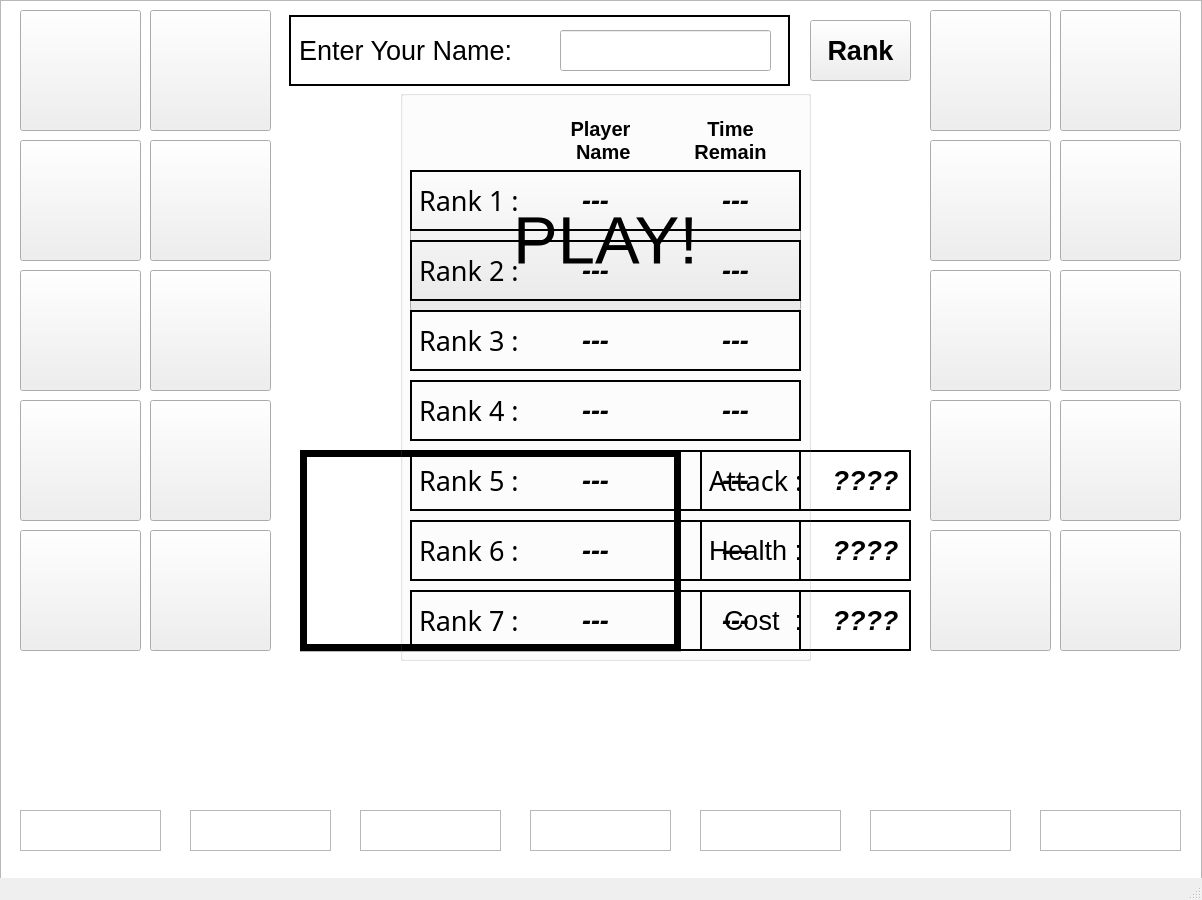
<?xml version="1.0" encoding="UTF-8"?>
<ui version="4.0">
 <class>MainWindow</class>
 <widget class="QMainWindow" name="MainWindow">
  <property name="geometry">
   <rect>
    <x>0</x>
    <y>0</y>
    <width>1202</width>
    <height>900</height>
   </rect>
  </property>
  <property name="windowTitle">
   <string>Project2</string>
  </property>
  <property name="windowIcon">
   <iconset resource="images.qrc">
    <normaloff>:/images/Icon.png</normaloff>:/images/Icon.png</iconset>
  </property>
  <widget class="QWidget" name="centralWidget">
   <widget class="QLabel" name="name_Label">
    <property name="geometry">
     <rect>
      <x>299</x>
      <y>35</y>
      <width>251</width>
      <height>31</height>
     </rect>
    </property>
    <property name="font">
     <font>
      <pointsize>20</pointsize>
     </font>
    </property>
    <property name="text">
     <string>Enter Your Name:</string>
    </property>
   </widget>
   <widget class="QLineEdit" name="name_lineEdit">
    <property name="geometry">
     <rect>
      <x>560</x>
      <y>30</y>
      <width>211</width>
      <height>41</height>
     </rect>
    </property>
    <property name="font">
     <font>
      <pointsize>20</pointsize>
     </font>
    </property>
    <property name="text">
     <string/>
    </property>
   </widget>
   <widget class="MouseButton" name="card_3">
    <property name="geometry">
     <rect>
      <x>20</x>
      <y>140</y>
      <width>121</width>
      <height>121</height>
     </rect>
    </property>
    <property name="text">
     <string/>
    </property>
   </widget>
   <widget class="MouseButton" name="card_1">
    <property name="geometry">
     <rect>
      <x>20</x>
      <y>10</y>
      <width>121</width>
      <height>121</height>
     </rect>
    </property>
    <property name="text">
     <string/>
    </property>
   </widget>
   <widget class="MouseButton" name="card_2">
    <property name="geometry">
     <rect>
      <x>150</x>
      <y>10</y>
      <width>121</width>
      <height>121</height>
     </rect>
    </property>
    <property name="text">
     <string/>
    </property>
   </widget>
   <widget class="MouseButton" name="card_4">
    <property name="geometry">
     <rect>
      <x>150</x>
      <y>140</y>
      <width>121</width>
      <height>121</height>
     </rect>
    </property>
    <property name="text">
     <string/>
    </property>
   </widget>
   <widget class="MouseButton" name="card_5">
    <property name="geometry">
     <rect>
      <x>20</x>
      <y>270</y>
      <width>121</width>
      <height>121</height>
     </rect>
    </property>
    <property name="text">
     <string/>
    </property>
   </widget>
   <widget class="MouseButton" name="card_6">
    <property name="geometry">
     <rect>
      <x>150</x>
      <y>270</y>
      <width>121</width>
      <height>121</height>
     </rect>
    </property>
    <property name="text">
     <string/>
    </property>
   </widget>
   <widget class="MouseButton" name="card_7">
    <property name="geometry">
     <rect>
      <x>20</x>
      <y>400</y>
      <width>121</width>
      <height>121</height>
     </rect>
    </property>
    <property name="text">
     <string/>
    </property>
   </widget>
   <widget class="MouseButton" name="card_8">
    <property name="geometry">
     <rect>
      <x>150</x>
      <y>400</y>
      <width>121</width>
      <height>121</height>
     </rect>
    </property>
    <property name="text">
     <string/>
    </property>
   </widget>
   <widget class="QTextBrowser" name="card_display_1">
    <property name="geometry">
     <rect>
      <x>20</x>
      <y>810</y>
      <width>141</width>
      <height>41</height>
     </rect>
    </property>
    <property name="font">
     <font>
      <pointsize>15</pointsize>
      <weight>75</weight>
      <bold>true</bold>
     </font>
    </property>
   </widget>
   <widget class="QTextBrowser" name="card_display_2">
    <property name="geometry">
     <rect>
      <x>190</x>
      <y>810</y>
      <width>141</width>
      <height>41</height>
     </rect>
    </property>
    <property name="font">
     <font>
      <pointsize>15</pointsize>
      <weight>75</weight>
      <bold>true</bold>
     </font>
    </property>
   </widget>
   <widget class="QTextBrowser" name="card_display_3">
    <property name="geometry">
     <rect>
      <x>360</x>
      <y>810</y>
      <width>141</width>
      <height>41</height>
     </rect>
    </property>
    <property name="font">
     <font>
      <pointsize>15</pointsize>
      <weight>75</weight>
      <bold>true</bold>
     </font>
    </property>
   </widget>
   <widget class="QTextBrowser" name="card_display_4">
    <property name="geometry">
     <rect>
      <x>530</x>
      <y>810</y>
      <width>141</width>
      <height>41</height>
     </rect>
    </property>
    <property name="font">
     <font>
      <pointsize>15</pointsize>
      <weight>75</weight>
      <bold>true</bold>
     </font>
    </property>
   </widget>
   <widget class="QPushButton" name="playButton">
    <property name="geometry">
     <rect>
      <x>410</x>
      <y>170</y>
      <width>391</width>
      <height>141</height>
     </rect>
    </property>
    <property name="font">
     <font>
      <pointsize>50</pointsize>
      <kerning>true</kerning>
     </font>
    </property>
    <property name="text">
     <string>PLAY!</string>
    </property>
   </widget>
   <widget class="QGraphicsView" name="background">
    <property name="geometry">
     <rect>
      <x>0</x>
      <y>0</y>
      <width>1202</width>
      <height>900</height>
     </rect>
    </property>
   </widget>
   <widget class="QTextBrowser" name="card_display_5">
    <property name="geometry">
     <rect>
      <x>700</x>
      <y>810</y>
      <width>141</width>
      <height>41</height>
     </rect>
    </property>
    <property name="font">
     <font>
      <pointsize>15</pointsize>
      <weight>75</weight>
      <bold>true</bold>
     </font>
    </property>
   </widget>
   <widget class="QTextBrowser" name="card_display_6">
    <property name="geometry">
     <rect>
      <x>870</x>
      <y>810</y>
      <width>141</width>
      <height>41</height>
     </rect>
    </property>
    <property name="font">
     <font>
      <pointsize>15</pointsize>
      <weight>75</weight>
      <bold>true</bold>
     </font>
    </property>
   </widget>
   <widget class="QTextBrowser" name="card_display_7">
    <property name="geometry">
     <rect>
      <x>1040</x>
      <y>810</y>
      <width>141</width>
      <height>41</height>
     </rect>
    </property>
    <property name="font">
     <font>
      <pointsize>15</pointsize>
      <weight>75</weight>
      <bold>true</bold>
     </font>
    </property>
   </widget>
   <widget class="MouseButton" name="card_10">
    <property name="geometry">
     <rect>
      <x>150</x>
      <y>530</y>
      <width>121</width>
      <height>121</height>
     </rect>
    </property>
    <property name="text">
     <string/>
    </property>
   </widget>
   <widget class="QGraphicsView" name="name_bg">
    <property name="geometry">
     <rect>
      <x>289</x>
      <y>15</y>
      <width>501</width>
      <height>71</height>
     </rect>
    </property>
    <property name="frameShape">
     <enum>QFrame::WinPanel</enum>
    </property>
    <property name="frameShadow">
     <enum>QFrame::Plain</enum>
    </property>
    <property name="lineWidth">
     <number>3</number>
    </property>
    <property name="midLineWidth">
     <number>1</number>
    </property>
   </widget>
   <widget class="QLabel" name="miniondata_label_1">
    <property name="geometry">
     <rect>
      <x>700</x>
      <y>450</y>
      <width>211</width>
      <height>61</height>
     </rect>
    </property>
    <property name="font">
     <font>
      <family>Sans Serif</family>
      <pointsize>20</pointsize>
      <weight>50</weight>
      <bold>false</bold>
     </font>
    </property>
    <property name="frameShape">
     <enum>QFrame::WinPanel</enum>
    </property>
    <property name="text">
     <string>Attack :</string>
    </property>
   </widget>
   <widget class="QLabel" name="miniondata_label_2">
    <property name="geometry">
     <rect>
      <x>700</x>
      <y>520</y>
      <width>211</width>
      <height>61</height>
     </rect>
    </property>
    <property name="font">
     <font>
      <pointsize>20</pointsize>
     </font>
    </property>
    <property name="frameShape">
     <enum>QFrame::WinPanel</enum>
    </property>
    <property name="text">
     <string>Health :</string>
    </property>
   </widget>
   <widget class="QLabel" name="miniondata_label_3">
    <property name="geometry">
     <rect>
      <x>700</x>
      <y>590</y>
      <width>211</width>
      <height>61</height>
     </rect>
    </property>
    <property name="font">
     <font>
      <pointsize>20</pointsize>
     </font>
    </property>
    <property name="frameShape">
     <enum>QFrame::WinPanel</enum>
    </property>
    <property name="text">
     <string>  Cost  :</string>
    </property>
   </widget>
   <widget class="MouseButton" name="card_9">
    <property name="geometry">
     <rect>
      <x>20</x>
      <y>530</y>
      <width>121</width>
      <height>121</height>
     </rect>
    </property>
    <property name="text">
     <string/>
    </property>
   </widget>
   <widget class="MouseButton" name="card_11">
    <property name="geometry">
     <rect>
      <x>930</x>
      <y>10</y>
      <width>121</width>
      <height>121</height>
     </rect>
    </property>
    <property name="text">
     <string/>
    </property>
   </widget>
   <widget class="MouseButton" name="card_12">
    <property name="geometry">
     <rect>
      <x>1060</x>
      <y>10</y>
      <width>121</width>
      <height>121</height>
     </rect>
    </property>
    <property name="text">
     <string/>
    </property>
   </widget>
   <widget class="MouseButton" name="card_13">
    <property name="geometry">
     <rect>
      <x>930</x>
      <y>140</y>
      <width>121</width>
      <height>121</height>
     </rect>
    </property>
    <property name="text">
     <string/>
    </property>
   </widget>
   <widget class="MouseButton" name="card_14">
    <property name="geometry">
     <rect>
      <x>1060</x>
      <y>140</y>
      <width>121</width>
      <height>121</height>
     </rect>
    </property>
    <property name="text">
     <string/>
    </property>
   </widget>
   <widget class="MouseButton" name="card_15">
    <property name="geometry">
     <rect>
      <x>930</x>
      <y>270</y>
      <width>121</width>
      <height>121</height>
     </rect>
    </property>
    <property name="text">
     <string/>
    </property>
   </widget>
   <widget class="MouseButton" name="card_16">
    <property name="geometry">
     <rect>
      <x>1060</x>
      <y>270</y>
      <width>121</width>
      <height>121</height>
     </rect>
    </property>
    <property name="text">
     <string/>
    </property>
   </widget>
   <widget class="MouseButton" name="card_17">
    <property name="geometry">
     <rect>
      <x>930</x>
      <y>400</y>
      <width>121</width>
      <height>121</height>
     </rect>
    </property>
    <property name="text">
     <string/>
    </property>
   </widget>
   <widget class="MouseButton" name="card_18">
    <property name="geometry">
     <rect>
      <x>1060</x>
      <y>400</y>
      <width>121</width>
      <height>121</height>
     </rect>
    </property>
    <property name="text">
     <string/>
    </property>
   </widget>
   <widget class="MouseButton" name="card_19">
    <property name="geometry">
     <rect>
      <x>930</x>
      <y>530</y>
      <width>121</width>
      <height>121</height>
     </rect>
    </property>
    <property name="text">
     <string/>
    </property>
   </widget>
   <widget class="MouseButton" name="card_20">
    <property name="geometry">
     <rect>
      <x>1060</x>
      <y>530</y>
      <width>121</width>
      <height>121</height>
     </rect>
    </property>
    <property name="text">
     <string/>
    </property>
   </widget>
   <widget class="QLabel" name="miniondata_1">
    <property name="geometry">
     <rect>
      <x>820</x>
      <y>450</y>
      <width>91</width>
      <height>61</height>
     </rect>
    </property>
    <property name="font">
     <font>
      <pointsize>20</pointsize>
      <weight>75</weight>
      <italic>true</italic>
      <bold>true</bold>
      <strikeout>false</strikeout>
     </font>
    </property>
    <property name="text">
     <string>????</string>
    </property>
    <property name="alignment">
     <set>Qt::AlignCenter</set>
    </property>
   </widget>
   <widget class="QLabel" name="miniondata_2">
    <property name="geometry">
     <rect>
      <x>820</x>
      <y>520</y>
      <width>91</width>
      <height>61</height>
     </rect>
    </property>
    <property name="font">
     <font>
      <pointsize>20</pointsize>
      <weight>75</weight>
      <italic>true</italic>
      <bold>true</bold>
      <strikeout>false</strikeout>
     </font>
    </property>
    <property name="text">
     <string>????</string>
    </property>
    <property name="alignment">
     <set>Qt::AlignCenter</set>
    </property>
   </widget>
   <widget class="QLabel" name="miniondata_3">
    <property name="geometry">
     <rect>
      <x>820</x>
      <y>590</y>
      <width>91</width>
      <height>61</height>
     </rect>
    </property>
    <property name="font">
     <font>
      <pointsize>20</pointsize>
      <weight>75</weight>
      <italic>true</italic>
      <bold>true</bold>
      <strikeout>false</strikeout>
     </font>
    </property>
    <property name="text">
     <string>????</string>
    </property>
    <property name="alignment">
     <set>Qt::AlignCenter</set>
    </property>
   </widget>
   <widget class="QLabel" name="miniondata">
    <property name="geometry">
     <rect>
      <x>300</x>
      <y>450</y>
      <width>381</width>
      <height>201</height>
     </rect>
    </property>
    <property name="font">
     <font>
      <pointsize>20</pointsize>
      <weight>75</weight>
      <bold>true</bold>
     </font>
    </property>
    <property name="frameShape">
     <enum>QFrame::Panel</enum>
    </property>
    <property name="lineWidth">
     <number>7</number>
    </property>
    <property name="text">
     <string/>
    </property>
    <property name="alignment">
     <set>Qt::AlignCenter</set>
    </property>
   </widget>
   <widget class="QPushButton" name="rank">
    <property name="geometry">
     <rect>
      <x>810</x>
      <y>20</y>
      <width>101</width>
      <height>61</height>
     </rect>
    </property>
    <property name="font">
     <font>
      <pointsize>20</pointsize>
      <weight>75</weight>
      <bold>true</bold>
      <kerning>true</kerning>
     </font>
    </property>
    <property name="text">
     <string>Rank</string>
    </property>
    <property name="checkable">
     <bool>true</bool>
    </property>
   </widget>
   <widget class="QGroupBox" name="rankbox">
    <property name="geometry">
     <rect>
      <x>400</x>
      <y>90</y>
      <width>411</width>
      <height>571</height>
     </rect>
    </property>
    <property name="title">
     <string/>
    </property>
    <property name="flat">
     <bool>false</bool>
    </property>
    <widget class="QLabel" name="rank_1">
     <property name="geometry">
      <rect>
       <x>10</x>
       <y>80</y>
       <width>391</width>
       <height>61</height>
      </rect>
     </property>
     <property name="font">
      <font>
       <family>Sans Serif</family>
       <pointsize>20</pointsize>
       <weight>50</weight>
       <bold>false</bold>
      </font>
     </property>
     <property name="frameShape">
      <enum>QFrame::WinPanel</enum>
     </property>
     <property name="text">
      <string>Rank 1 :</string>
     </property>
    </widget>
    <widget class="QLabel" name="player_1">
     <property name="geometry">
      <rect>
       <x>130</x>
       <y>80</y>
       <width>131</width>
       <height>61</height>
      </rect>
     </property>
     <property name="font">
      <font>
       <pointsize>20</pointsize>
       <weight>75</weight>
       <italic>true</italic>
       <bold>true</bold>
       <strikeout>false</strikeout>
      </font>
     </property>
     <property name="text">
      <string>---</string>
     </property>
     <property name="alignment">
      <set>Qt::AlignCenter</set>
     </property>
    </widget>
    <widget class="QLabel" name="rank_2">
     <property name="geometry">
      <rect>
       <x>10</x>
       <y>150</y>
       <width>391</width>
       <height>61</height>
      </rect>
     </property>
     <property name="font">
      <font>
       <family>Sans Serif</family>
       <pointsize>20</pointsize>
       <weight>50</weight>
       <bold>false</bold>
      </font>
     </property>
     <property name="frameShape">
      <enum>QFrame::WinPanel</enum>
     </property>
     <property name="text">
      <string>Rank 2 :</string>
     </property>
    </widget>
    <widget class="QLabel" name="player_2">
     <property name="geometry">
      <rect>
       <x>130</x>
       <y>150</y>
       <width>131</width>
       <height>61</height>
      </rect>
     </property>
     <property name="font">
      <font>
       <pointsize>20</pointsize>
       <weight>75</weight>
       <italic>true</italic>
       <bold>true</bold>
       <strikeout>false</strikeout>
      </font>
     </property>
     <property name="text">
      <string>---</string>
     </property>
     <property name="alignment">
      <set>Qt::AlignCenter</set>
     </property>
    </widget>
    <widget class="QLabel" name="rank_3">
     <property name="geometry">
      <rect>
       <x>10</x>
       <y>220</y>
       <width>391</width>
       <height>61</height>
      </rect>
     </property>
     <property name="font">
      <font>
       <family>Sans Serif</family>
       <pointsize>20</pointsize>
       <weight>50</weight>
       <bold>false</bold>
      </font>
     </property>
     <property name="frameShape">
      <enum>QFrame::WinPanel</enum>
     </property>
     <property name="text">
      <string>Rank 3 :</string>
     </property>
    </widget>
    <widget class="QLabel" name="player_3">
     <property name="geometry">
      <rect>
       <x>130</x>
       <y>220</y>
       <width>131</width>
       <height>61</height>
      </rect>
     </property>
     <property name="font">
      <font>
       <pointsize>20</pointsize>
       <weight>75</weight>
       <italic>true</italic>
       <bold>true</bold>
       <strikeout>false</strikeout>
      </font>
     </property>
     <property name="text">
      <string>---</string>
     </property>
     <property name="alignment">
      <set>Qt::AlignCenter</set>
     </property>
    </widget>
    <widget class="QLabel" name="rank_4">
     <property name="geometry">
      <rect>
       <x>10</x>
       <y>290</y>
       <width>391</width>
       <height>61</height>
      </rect>
     </property>
     <property name="font">
      <font>
       <family>Sans Serif</family>
       <pointsize>20</pointsize>
       <weight>50</weight>
       <bold>false</bold>
      </font>
     </property>
     <property name="frameShape">
      <enum>QFrame::WinPanel</enum>
     </property>
     <property name="text">
      <string>Rank 4 :</string>
     </property>
    </widget>
    <widget class="QLabel" name="player_4">
     <property name="geometry">
      <rect>
       <x>130</x>
       <y>290</y>
       <width>131</width>
       <height>61</height>
      </rect>
     </property>
     <property name="font">
      <font>
       <pointsize>20</pointsize>
       <weight>75</weight>
       <italic>true</italic>
       <bold>true</bold>
       <strikeout>false</strikeout>
      </font>
     </property>
     <property name="text">
      <string>---</string>
     </property>
     <property name="alignment">
      <set>Qt::AlignCenter</set>
     </property>
    </widget>
    <widget class="QLabel" name="rank_5">
     <property name="geometry">
      <rect>
       <x>10</x>
       <y>360</y>
       <width>391</width>
       <height>61</height>
      </rect>
     </property>
     <property name="font">
      <font>
       <family>Sans Serif</family>
       <pointsize>20</pointsize>
       <weight>50</weight>
       <bold>false</bold>
      </font>
     </property>
     <property name="frameShape">
      <enum>QFrame::WinPanel</enum>
     </property>
     <property name="text">
      <string>Rank 5 :</string>
     </property>
    </widget>
    <widget class="QLabel" name="player_5">
     <property name="geometry">
      <rect>
       <x>130</x>
       <y>360</y>
       <width>131</width>
       <height>61</height>
      </rect>
     </property>
     <property name="font">
      <font>
       <pointsize>20</pointsize>
       <weight>75</weight>
       <italic>true</italic>
       <bold>true</bold>
       <strikeout>false</strikeout>
      </font>
     </property>
     <property name="text">
      <string>---</string>
     </property>
     <property name="alignment">
      <set>Qt::AlignCenter</set>
     </property>
    </widget>
    <widget class="QLabel" name="rank_6">
     <property name="geometry">
      <rect>
       <x>10</x>
       <y>430</y>
       <width>391</width>
       <height>61</height>
      </rect>
     </property>
     <property name="font">
      <font>
       <family>Sans Serif</family>
       <pointsize>20</pointsize>
       <weight>50</weight>
       <bold>false</bold>
      </font>
     </property>
     <property name="frameShape">
      <enum>QFrame::WinPanel</enum>
     </property>
     <property name="text">
      <string>Rank 6 :</string>
     </property>
    </widget>
    <widget class="QLabel" name="player_6">
     <property name="geometry">
      <rect>
       <x>130</x>
       <y>430</y>
       <width>131</width>
       <height>61</height>
      </rect>
     </property>
     <property name="font">
      <font>
       <pointsize>20</pointsize>
       <weight>75</weight>
       <italic>true</italic>
       <bold>true</bold>
       <strikeout>false</strikeout>
      </font>
     </property>
     <property name="text">
      <string>---</string>
     </property>
     <property name="alignment">
      <set>Qt::AlignCenter</set>
     </property>
    </widget>
    <widget class="QLabel" name="rank_7">
     <property name="geometry">
      <rect>
       <x>10</x>
       <y>500</y>
       <width>391</width>
       <height>61</height>
      </rect>
     </property>
     <property name="font">
      <font>
       <family>Sans Serif</family>
       <pointsize>20</pointsize>
       <weight>50</weight>
       <bold>false</bold>
      </font>
     </property>
     <property name="frameShape">
      <enum>QFrame::WinPanel</enum>
     </property>
     <property name="text">
      <string>Rank 7 :</string>
     </property>
    </widget>
    <widget class="QLabel" name="player_7">
     <property name="geometry">
      <rect>
       <x>130</x>
       <y>500</y>
       <width>131</width>
       <height>61</height>
      </rect>
     </property>
     <property name="font">
      <font>
       <pointsize>20</pointsize>
       <weight>75</weight>
       <italic>true</italic>
       <bold>true</bold>
       <strikeout>false</strikeout>
      </font>
     </property>
     <property name="text">
      <string>---</string>
     </property>
     <property name="alignment">
      <set>Qt::AlignCenter</set>
     </property>
    </widget>
    <widget class="QLabel" name="label_5">
     <property name="geometry">
      <rect>
       <x>260</x>
       <y>20</y>
       <width>141</width>
       <height>61</height>
      </rect>
     </property>
     <property name="font">
      <font>
       <pointsize>15</pointsize>
       <weight>75</weight>
       <bold>true</bold>
      </font>
     </property>
     <property name="text">
      <string>Time 
Remain</string>
     </property>
     <property name="alignment">
      <set>Qt::AlignCenter</set>
     </property>
    </widget>
    <widget class="QLabel" name="label_6">
     <property name="geometry">
      <rect>
       <x>140</x>
       <y>20</y>
       <width>121</width>
       <height>61</height>
      </rect>
     </property>
     <property name="font">
      <font>
       <pointsize>15</pointsize>
       <weight>75</weight>
       <bold>true</bold>
      </font>
     </property>
     <property name="text">
      <string>Player 
 Name</string>
     </property>
     <property name="alignment">
      <set>Qt::AlignCenter</set>
     </property>
    </widget>
    <widget class="QLabel" name="time_3">
     <property name="geometry">
      <rect>
       <x>270</x>
       <y>220</y>
       <width>131</width>
       <height>61</height>
      </rect>
     </property>
     <property name="font">
      <font>
       <pointsize>20</pointsize>
       <weight>75</weight>
       <italic>true</italic>
       <bold>true</bold>
       <strikeout>false</strikeout>
      </font>
     </property>
     <property name="text">
      <string>---</string>
     </property>
     <property name="alignment">
      <set>Qt::AlignCenter</set>
     </property>
    </widget>
    <widget class="QLabel" name="time_5">
     <property name="geometry">
      <rect>
       <x>270</x>
       <y>360</y>
       <width>131</width>
       <height>61</height>
      </rect>
     </property>
     <property name="font">
      <font>
       <pointsize>20</pointsize>
       <weight>75</weight>
       <italic>true</italic>
       <bold>true</bold>
       <strikeout>false</strikeout>
      </font>
     </property>
     <property name="text">
      <string>---</string>
     </property>
     <property name="alignment">
      <set>Qt::AlignCenter</set>
     </property>
    </widget>
    <widget class="QLabel" name="time_4">
     <property name="geometry">
      <rect>
       <x>270</x>
       <y>290</y>
       <width>131</width>
       <height>61</height>
      </rect>
     </property>
     <property name="font">
      <font>
       <pointsize>20</pointsize>
       <weight>75</weight>
       <italic>true</italic>
       <bold>true</bold>
       <strikeout>false</strikeout>
      </font>
     </property>
     <property name="text">
      <string>---</string>
     </property>
     <property name="alignment">
      <set>Qt::AlignCenter</set>
     </property>
    </widget>
    <widget class="QLabel" name="time_6">
     <property name="geometry">
      <rect>
       <x>270</x>
       <y>430</y>
       <width>131</width>
       <height>61</height>
      </rect>
     </property>
     <property name="font">
      <font>
       <pointsize>20</pointsize>
       <weight>75</weight>
       <italic>true</italic>
       <bold>true</bold>
       <strikeout>false</strikeout>
      </font>
     </property>
     <property name="text">
      <string>---</string>
     </property>
     <property name="alignment">
      <set>Qt::AlignCenter</set>
     </property>
    </widget>
    <widget class="QLabel" name="time_2">
     <property name="geometry">
      <rect>
       <x>270</x>
       <y>150</y>
       <width>131</width>
       <height>61</height>
      </rect>
     </property>
     <property name="font">
      <font>
       <pointsize>20</pointsize>
       <weight>75</weight>
       <italic>true</italic>
       <bold>true</bold>
       <strikeout>false</strikeout>
      </font>
     </property>
     <property name="text">
      <string>---</string>
     </property>
     <property name="alignment">
      <set>Qt::AlignCenter</set>
     </property>
    </widget>
    <widget class="QLabel" name="time_7">
     <property name="geometry">
      <rect>
       <x>270</x>
       <y>500</y>
       <width>131</width>
       <height>61</height>
      </rect>
     </property>
     <property name="font">
      <font>
       <pointsize>20</pointsize>
       <weight>75</weight>
       <italic>true</italic>
       <bold>true</bold>
       <strikeout>false</strikeout>
      </font>
     </property>
     <property name="text">
      <string>---</string>
     </property>
     <property name="alignment">
      <set>Qt::AlignCenter</set>
     </property>
    </widget>
    <widget class="QLabel" name="time_1">
     <property name="geometry">
      <rect>
       <x>270</x>
       <y>80</y>
       <width>131</width>
       <height>61</height>
      </rect>
     </property>
     <property name="font">
      <font>
       <pointsize>20</pointsize>
       <weight>75</weight>
       <italic>true</italic>
       <bold>true</bold>
       <strikeout>false</strikeout>
      </font>
     </property>
     <property name="text">
      <string>---</string>
     </property>
     <property name="alignment">
      <set>Qt::AlignCenter</set>
     </property>
    </widget>
   </widget>
   <widget class="QGraphicsView" name="miniondata_bg">
    <property name="geometry">
     <rect>
      <x>300</x>
      <y>451</y>
      <width>381</width>
      <height>201</height>
     </rect>
    </property>
   </widget>
   <widget class="QGraphicsView" name="miniondata_bg_1">
    <property name="geometry">
     <rect>
      <x>700</x>
      <y>450</y>
      <width>211</width>
      <height>61</height>
     </rect>
    </property>
   </widget>
   <widget class="QGraphicsView" name="miniondata_bg_2">
    <property name="geometry">
     <rect>
      <x>700</x>
      <y>520</y>
      <width>211</width>
      <height>61</height>
     </rect>
    </property>
   </widget>
   <widget class="QGraphicsView" name="miniondata_bg_3">
    <property name="geometry">
     <rect>
      <x>700</x>
      <y>590</y>
      <width>211</width>
      <height>61</height>
     </rect>
    </property>
   </widget>
   <zorder>background</zorder>
   <zorder>playButton</zorder>
   <zorder>card_3</zorder>
   <zorder>card_1</zorder>
   <zorder>card_2</zorder>
   <zorder>card_4</zorder>
   <zorder>card_5</zorder>
   <zorder>card_6</zorder>
   <zorder>card_7</zorder>
   <zorder>card_8</zorder>
   <zorder>card_display_1</zorder>
   <zorder>card_display_2</zorder>
   <zorder>card_display_3</zorder>
   <zorder>card_display_4</zorder>
   <zorder>card_display_5</zorder>
   <zorder>card_display_6</zorder>
   <zorder>card_display_7</zorder>
   <zorder>card_10</zorder>
   <zorder>name_bg</zorder>
   <zorder>name_lineEdit</zorder>
   <zorder>name_Label</zorder>
   <zorder>card_9</zorder>
   <zorder>card_11</zorder>
   <zorder>card_12</zorder>
   <zorder>card_13</zorder>
   <zorder>card_14</zorder>
   <zorder>card_15</zorder>
   <zorder>card_16</zorder>
   <zorder>card_17</zorder>
   <zorder>card_18</zorder>
   <zorder>card_19</zorder>
   <zorder>card_20</zorder>
   <zorder>rank</zorder>
   <zorder>miniondata_bg</zorder>
   <zorder>miniondata</zorder>
   <zorder>miniondata_bg_1</zorder>
   <zorder>miniondata_label_1</zorder>
   <zorder>miniondata_1</zorder>
   <zorder>miniondata_bg_2</zorder>
   <zorder>miniondata_bg_3</zorder>
   <zorder>miniondata_2</zorder>
   <zorder>miniondata_label_2</zorder>
   <zorder>miniondata_label_3</zorder>
   <zorder>miniondata_3</zorder>
   <zorder>rankbox</zorder>
  </widget>
  <widget class="QMenuBar" name="menuBar">
   <property name="geometry">
    <rect>
     <x>0</x>
     <y>0</y>
     <width>1202</width>
     <height>20</height>
    </rect>
   </property>
  </widget>
  <widget class="QStatusBar" name="statusBar"/>
 </widget>
 <layoutdefault spacing="6" margin="11"/>
 <customwidgets>
  <customwidget>
   <class>MouseButton</class>
   <extends>QPushButton</extends>
   <header>mousebutton.h</header>
  </customwidget>
 </customwidgets>
 <resources>
  <include location="images.qrc"/>
 </resources>
 <connections/>
</ui>
